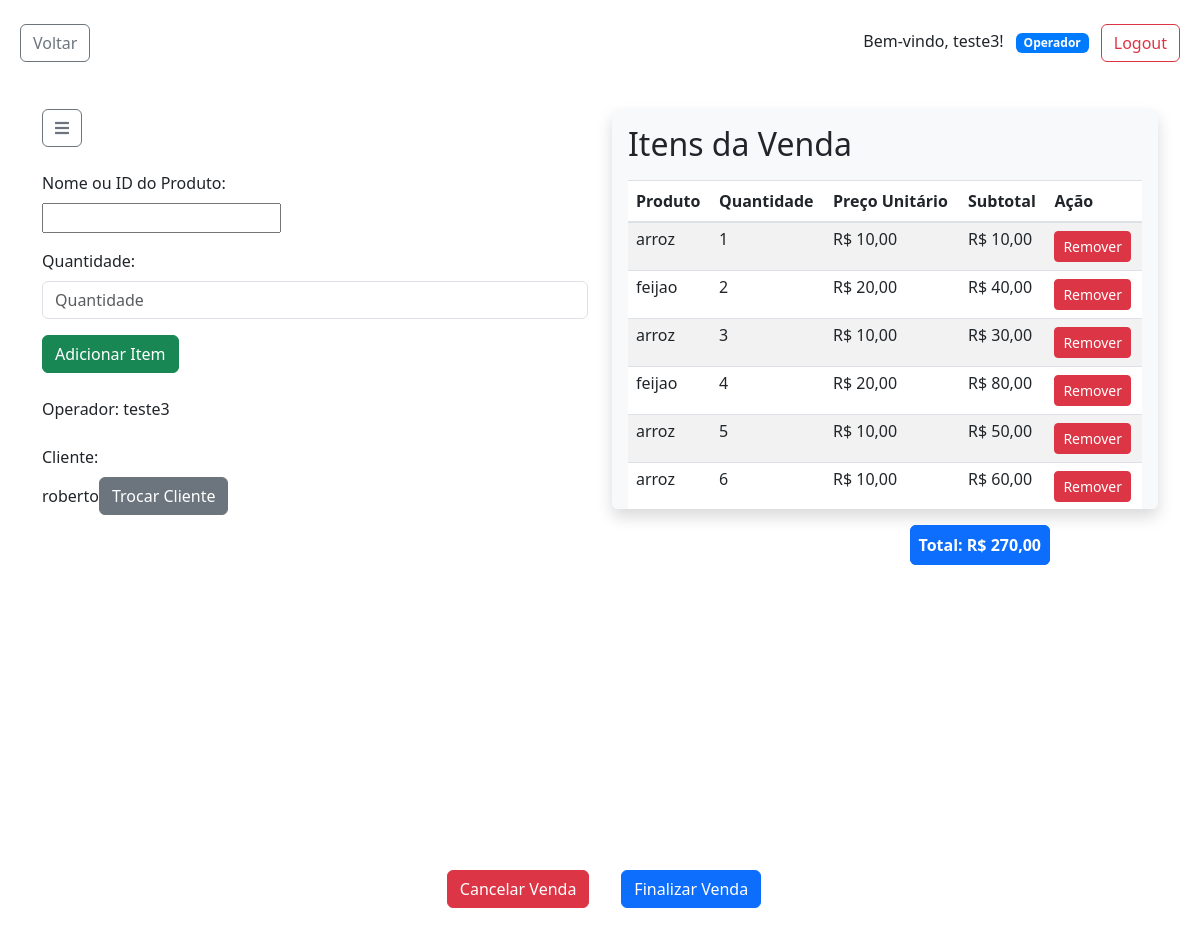
The app's page /pdvweb/realizar_venda/ (signed in), older data.
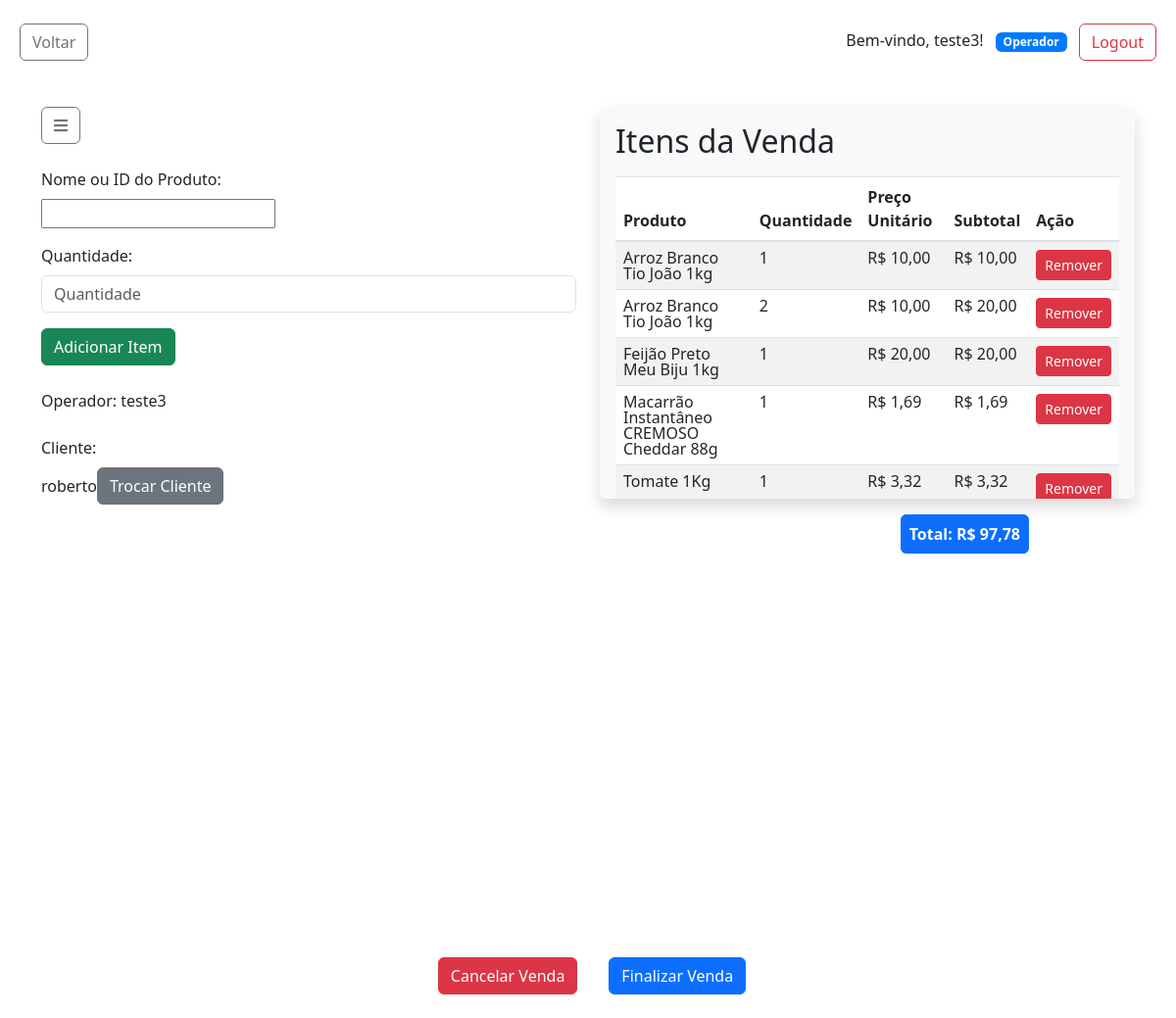
The same page, newer data.
### pdvweb/models.py (models this page shows, shortened)
class ItemVenda(models.Model):
    venda = models.ForeignKey(
        Venda, on_delete=models.CASCADE, related_name='itens_venda')
    produto = models.ForeignKey(Produto, on_delete=models.CASCADE)
    quantidade = models.PositiveIntegerField(validators=[MinValueValidator(1)])
    preco_unitario = models.DecimalField(
        max_digits=10, decimal_places=2, default=0.0)
    subtotal = models.DecimalField(
        max_digits=10, decimal_places=2, default=0.0)

class Produto(models.Model):
    nome = models.CharField(max_length=100, unique=True)
    descricao = models.TextField(blank=True, null=True)
    preco = models.DecimalField(
        max_digits=10, decimal_places=2, validators=[MinValueValidator(0)])
    categoria = models.ForeignKey(
        Categoria, on_delete=models.SET_NULL, null=True, blank=True)
    estoque = models.PositiveIntegerField(default=0)
    data_criacao = models.DateTimeField(default=timezone.now)
    vendido_por_peso = models.BooleanField(default=False)

class Venda(models.Model):
    STATUS_PENDENTE = 'pendente'
    STATUS_CONCLUIDA = 'concluida'
    STATUS_CANCELADA = 'cancelada'
    STATUS_CHOICES = [
        (STATUS_PENDENTE, 'Pendente'),
        (STATUS_CONCLUIDA, 'Concluída'),
        (STATUS_CANCELADA, 'Cancelada'),
    ]
    data = models.DateTimeField(default=timezone.now)
    produtos = models.ManyToManyField(
        Produto, through='ItemVenda', related_name='vendas')
    status = models.CharField(
        max_length=20, choices=STATUS_CHOICES, default=STATUS_PENDENTE)
    valor_total = models.DecimalField(
        max_digits=10, decimal_places=2, default=0.0)
    desconto = models.DecimalField(max_digits=5, decimal_places=2, default=0.0)
    operador_responsavel = models.ForeignKey(
        Operador, on_delete=models.SET_NULL, null=True, blank=True)
    cliente = models.ForeignKey(
        Cliente, on_delete=models.SET_NULL, null=True, blank=True)

class Cliente(models.Model):
    nome = models.CharField(max_length=255)
    email = models.EmailField()
    telefone = models.CharField(max_length=20, blank=True, null=True)
    cpf = models.CharField(max_length=14, unique=True,default='000.000.000-00')

### pdvweb/views.py (the view, shortened to what this page needs)
# urls.py: path('realizar_venda/', views.realizar_venda, name='realizar_venda'),
@login_required
def realizar_venda(request):
    venda = Venda.objects.filter(
        status=Venda.STATUS_PENDENTE, operador_responsavel__usuarios=request.user).first()
    if venda is None:
        operador_responsavel = Operador.objects.get(usuarios=request.user)
        venda = Venda.objects.create(
            status=Venda.STATUS_PENDENTE, operador_responsavel=operador_responsavel)
    adicionar_item_form = AdicionarItemForm()
    produtos = []
    return render(request, 'pdvweb/realizar_venda.html', {
        'venda': venda,
        'adicionar_item_form': adicionar_item_form,
        'itens_venda': venda.itens_venda.all(),
        'produtos': produtos,
    })

### pdvweb/forms.py (shortened to what this page needs)
class AdicionarItemForm(forms.Form):
    produto_identificador = forms.CharField(label='Nome ou ID do Produto')
    quantidade = forms.DecimalField(label='Quantidade', min_value=0.01, max_digits=10, decimal_places=2)

### pdvweb/templates/pdvweb/realizar_venda.html (shortened to what the changed rows need)
{% extends 'pdvweb/base.html' %}
{% block content %}
<div class="container mt-4">
    <div class="row">
        <div class="col-md-6">
            <br>
            <div class="mt-4">
                <div class="form-group">
                    <div class="form-inline">
                        {% if venda.cliente %}
                            <span id="nome_cliente_label">{{ venda.cliente.nome }}</span>
                            <button id="trocarClienteBtn" class="btn btn-secondary">Trocar Cliente</button>
                        {% else %}
                            <input type="text" id="nome_cliente" class="form-control mr-2" placeholder="Nome">
                            <input type="text" id="cpf_cliente" class="form-control mr-2" placeholder="CPF">
                            <button id="verificarClienteBtn" class="btn btn-primary">Verificar</button>
                        {% endif %}
                    </div>
                </div>
            </div>
        </div>
        <div class="col-md-6">
            <div id="itens-da-venda" class="mb-4 shadow p-3 bg-light rounded" style="max-height: 400px; overflow-y: auto;">
                <h2 class="mb-3">Itens da Venda</h2>
                <table class="table table-striped">
                    <thead>
                        <tr>
                            <th scope="col">Produto</th>
                            <th scope="col">Quantidade</th>
                            <th scope="col">Preço Unitário</th>
                            <th scope="col">Subtotal</th>
                            <th scope="col">Ação</th>
                        </tr>
                    </thead>
                    <tbody style="line-height: 1;">
                        {% for item in itens_venda %}
                        <tr>
                            <td>{{ item.produto.nome }}</td>
                            <td>{{ item.quantidade }}</td>
                            <td>R$ {{ item.preco_unitario }}</td>
                            <td>R$ {{ item.subtotal }}</td>
                            <td><a href="{% url 'pdvweb:remover_item' item.id %}" class="btn btn-danger btn-sm">Remover</a></td>
                        </tr>
                        {% endfor %}
                    </tbody>
                </table>
            </div>
        </div>
    </div>
    <div class="text-right col-md-11 mb-5">
        <strong class="border border-primary rounded p-2 bg-primary text-white">Total: R$ <span id="valor_total">{{ venda.valor_total }}</span></strong>
    </div>
        </div>
    </div>
<link href="https://cdn.jsdelivr.net/npm/bootstrap@5.3.0-alpha1/dist/css/bootstrap.min.css" rel="stylesheet">
{% endblock %}

Row changes from the older to the newer data that the page shows:
removed ItemVenda: produto.nome "arroz", quantidade "1", preco_unitario "10,00", subtotal "10,00"
removed ItemVenda: produto.nome "feijao", quantidade "2", preco_unitario "20,00", subtotal "40,00"
removed ItemVenda: produto.nome "arroz", quantidade "3", preco_unitario "10,00", subtotal "30,00"
removed ItemVenda: produto.nome "feijao", quantidade "4", preco_unitario "20,00", subtotal "80,00"
removed ItemVenda: produto.nome "arroz", quantidade "5", preco_unitario "10,00", subtotal "50,00"
removed ItemVenda: produto.nome "arroz", quantidade "6", preco_unitario "10,00", subtotal "60,00"
changed Venda "roberto": valor_total "270,00" → "97,78"
added ItemVenda: produto.nome "Arroz Branco Tio João 1kg", quantidade "1", preco_unitario "10,00", subtotal "10,00"
added ItemVenda: produto.nome "Arroz Branco Tio João 1kg", quantidade "2", preco_unitario "10,00", subtotal "20,00"
added ItemVenda: produto.nome "Feijão Preto Meu Biju 1kg", quantidade "1", preco_unitario "20,00", subtotal "20,00"
added ItemVenda: produto.nome "Macarrão Instantâneo CREMOSO Cheddar 88g", quantidade "1", preco_unitario "1,69", subtotal "1,69"
added ItemVenda: produto.nome "Tomate 1Kg", quantidade "1", preco_unitario "3,32", subtotal "3,32"
